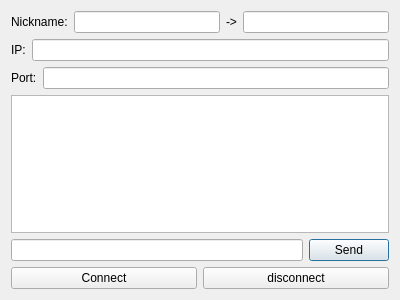
<?xml version="1.0" encoding="UTF-8"?>
<ui version="4.0">
 <class>ChatDialog</class>
 <widget class="QDialog" name="AkaiChat">
  <property name="geometry">
   <rect>
    <x>0</x>
    <y>0</y>
    <width>400</width>
    <height>300</height>
   </rect>
  </property>
  <property name="windowTitle">
   <string>AkaiChat</string>
  </property>
  <layout class="QVBoxLayout" name="verticalLayout">
   <item>
    <layout class="QHBoxLayout" name="horizontalLayout">
     <item>
      <widget class="QLabel" name="nicknameLabel">
       <property name="text">
        <string>Nickname:</string>
       </property>
      </widget>
     </item>
     <item>
      <widget class="QLineEdit" name="nicknameEdit"/>
     </item>
     <item>
      <widget class="QLabel" name="sendTag">
       <property name="text">
        <string>-></string>
       </property>
      </widget>
     </item>
     <item>
      <widget class="QLineEdit" name="targetNicknameEdit"/>
     </item>
    </layout>
   </item>
   <item>
    <layout class="QHBoxLayout" name="horizontalLayout_2">
     <item>
      <widget class="QLabel" name="ipLabel">
       <property name="text">
        <string>IP:</string>
       </property>
      </widget>
     </item>
     <item>
      <widget class="QLineEdit" name="ipEdit"/>
     </item>
    </layout>
   </item>
   <item>
    <layout class="QHBoxLayout" name="horizontalLayout_3">
     <item>
      <widget class="QLabel" name="portLabel">
       <property name="text">
        <string>Port:</string>
       </property>
      </widget>
     </item>
     <item>
      <widget class="QLineEdit" name="portEdit"/>
     </item>
    </layout>
   </item>
   <item>
    <widget class="QTextEdit" name="chatHistory"/>
   </item>
   <item>
    <layout class="QHBoxLayout" name="horizontalLayout_4">
     <item>
      <widget class="QLineEdit" name="messageEdit"/>
     </item>
     <item>
      <widget class="QPushButton" name="sendButton">
       <property name="text">
        <string>Send</string>
       </property>
      </widget>
     </item>
    </layout>
   </item>
   <item>
    <layout class="QHBoxLayout" name="horizontalLayout_5">
     <item>
      <widget class="QPushButton" name="connectButton">
       <property name="text">
        <string>Connect</string>
       </property>
      </widget>
     </item>
     <item>
      <widget class="QPushButton" name="disconnectButton">
       <property name="text">
        <string>disconnect</string>
       </property>
      </widget>
     </item>
    </layout>
   </item>
  </layout>
 </widget>
 <resources/>
 <connections/>
</ui>
